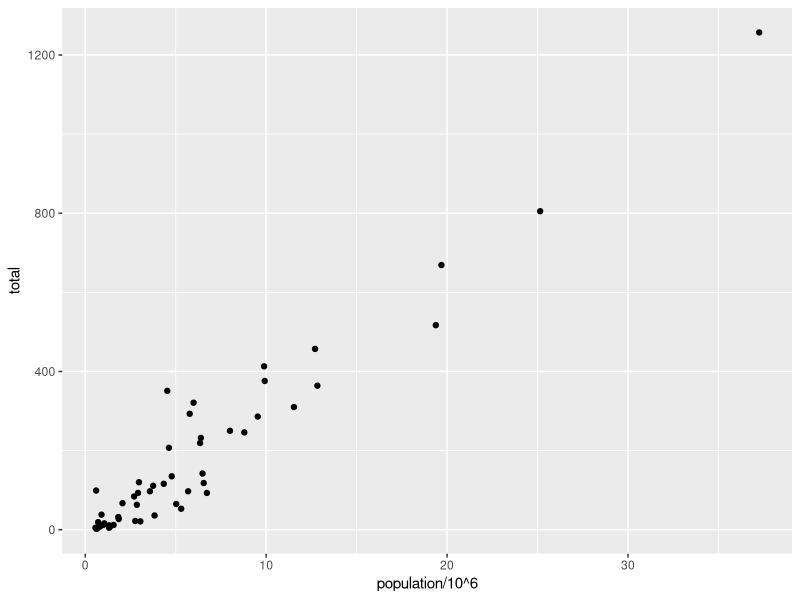
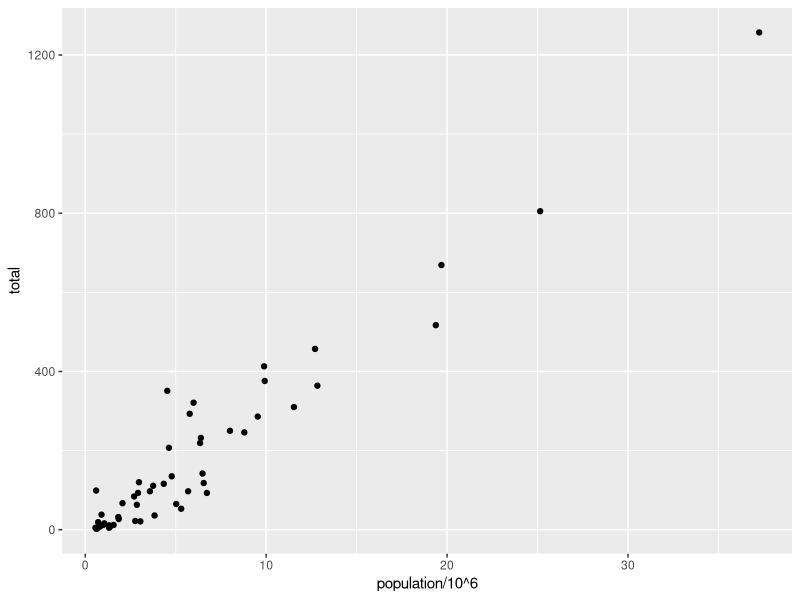
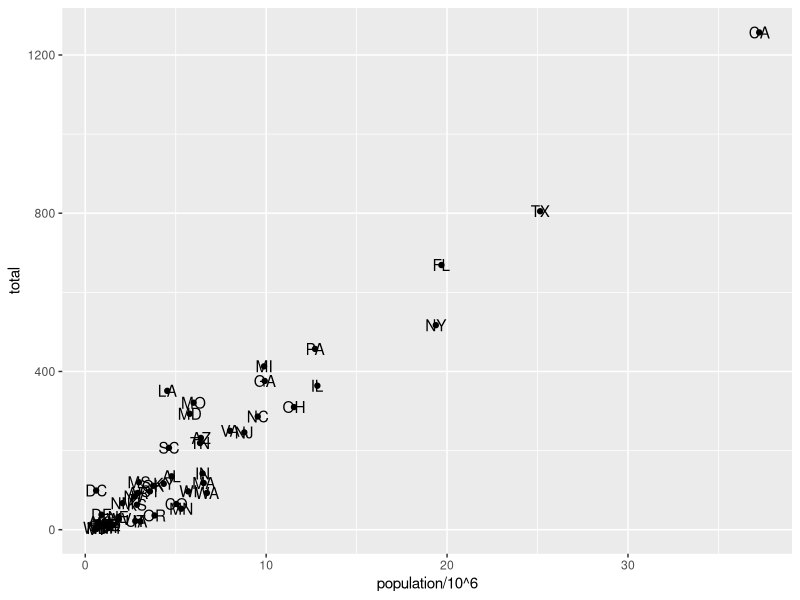
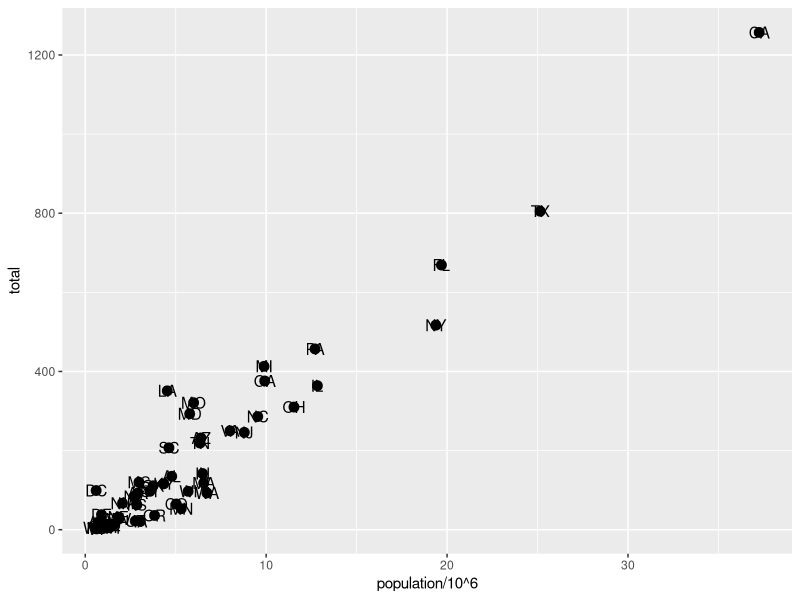
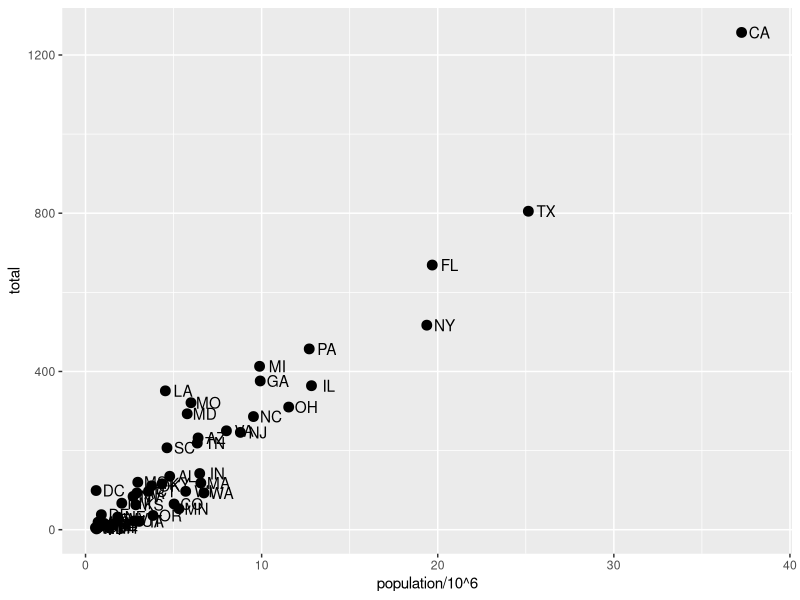
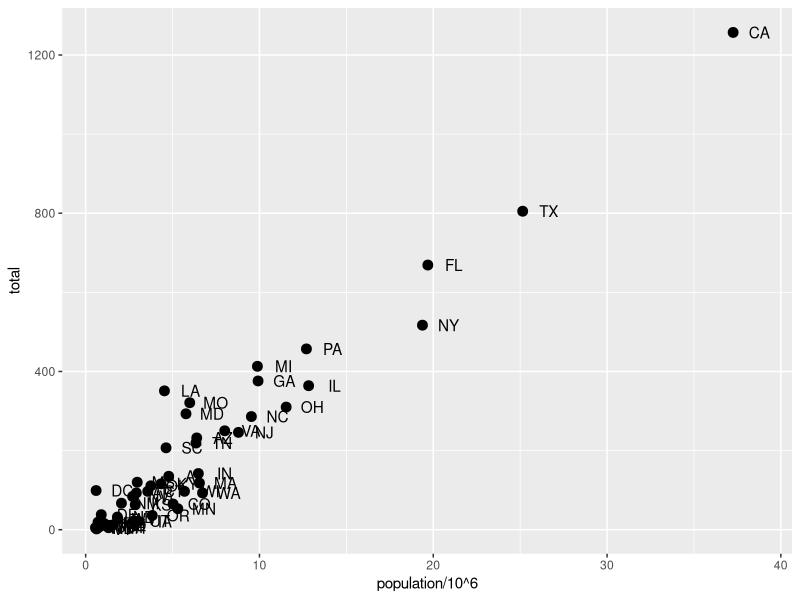
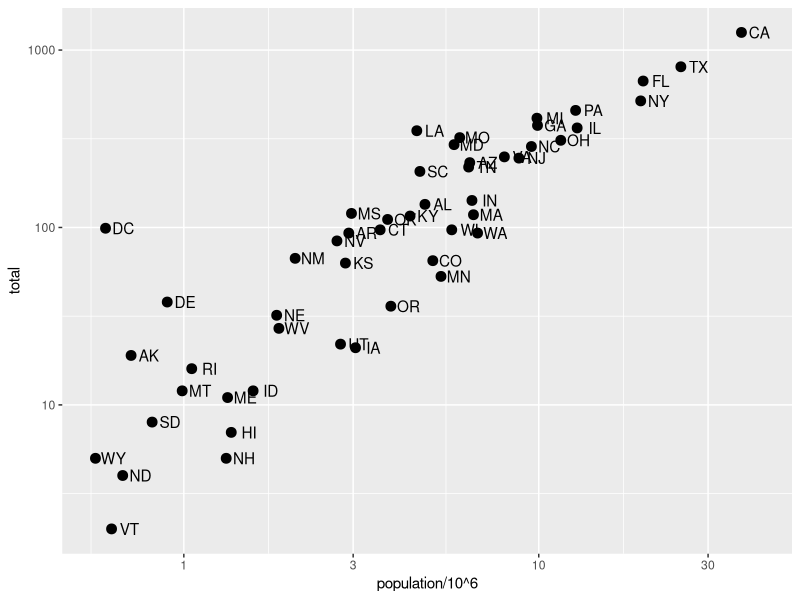
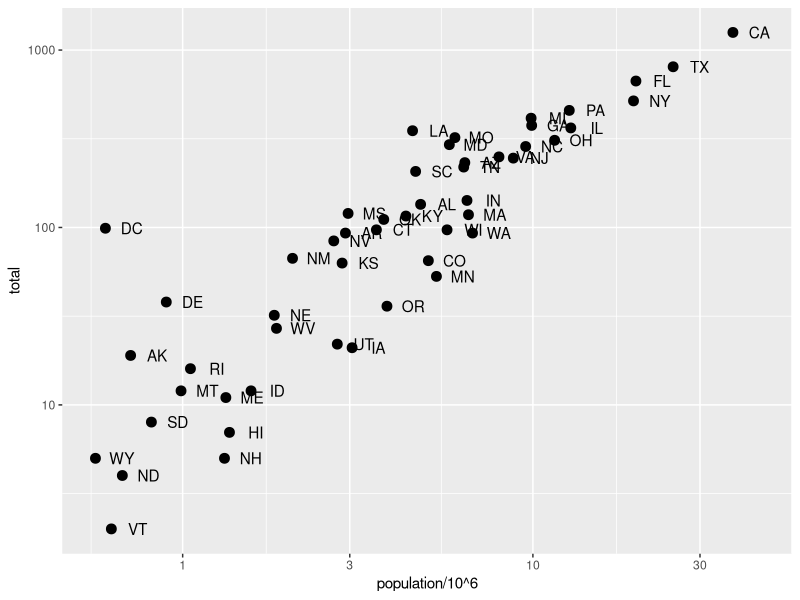

Recreate these plots in R, in order.
library(tidyverse)
library(dslabs)
data(murders)

murders %>% ggplot() +
  geom_point(aes(x = population/10^6, y = total))

# add points layer to predefined ggplot object
p <- ggplot(data = murders)
p + geom_point(aes(population/10^6, total))

# add text layer to scatterplot
p + geom_point(aes(population/10^6, total)) +
  geom_text(aes(population/10^6, total, label = abb))

# change the size of the points
p + geom_point(aes(population/10^6, total), size = 3) +
  geom_text(aes(population/10^6, total, label = abb))

# move text labels slightly to the right
p + geom_point(aes(population/10^6, total), size = 3) +
  geom_text(aes(population/10^6, total, label = abb), nudge_x = 1)

# simplify code by adding global aesthetic
p <- murders %>% ggplot(aes(population/10^6, total, label = abb))
p + geom_point(size = 3) +
  geom_text(nudge_x = 1.5)

# log base 10 scale the x-axis and y-axis
p + geom_point(size = 3) +
  geom_text(nudge_x = 0.05) +
  scale_x_continuous(trans = "log10") +
  scale_y_continuous(trans = "log10")

# efficient log scaling of the axes
p + geom_point(size = 3) +
  geom_text(nudge_x = 0.075) +
  scale_x_log10() +
  scale_y_log10()

p + geom_point(size = 3) +
  geom_text(nudge_x = 0.075) +
  scale_x_log10() +
  scale_y_log10() +
  xlab("Population in millions (log scale)") +
  ylab("Total number of murders (log scale)") +
  ggtitle("US Gun Murders in 2010")



# redefine p to be everything except the points layer
p <- murders %>%
  ggplot(aes(population/10^6, total, label = abb)) +
  geom_text(nudge_x = 0.075) +
  scale_x_log10() +
  scale_y_log10() +
  xlab("Population in millions (log scale)") +
  ylab("Total number of murders (log scale)") +
  ggtitle("US Gun Murders in 2010")

# make all points blue
p + geom_point(size = 3, color = "blue")

# color points by region
p + geom_point(aes(col = region), size = 3)


# define average murder rate
r <- murders %>%
  summarize(rate = sum(total) / sum(population) * 10^6) %>%
  pull(rate)

# basic line with average murder rate for the country
p + geom_point(aes(col = region), size = 3) +
  geom_abline(intercept = log10(r))    # slope is default of 1

# change line to dashed and dark grey, line under points
p + 
  geom_abline(intercept = log10(r), lty = 2, color = "darkgrey") +
  geom_point(aes(col = region), size = 3)



population_in_millions <- murders$population/10^6
total_gun_murders <- murders$total

plot(population_in_millions, total_gun_murders)

# Transform population using the log10 transformation and save to object log10_population
log10_population <- log10(murders$population)

# Transform total gun murders using log10 transformation and save to object log10_total_gun_murders
log10_total_gun_murders <- log10(murders$total)

# Create a scatterplot with the log scale transformed population and murders 
plot(log10_population, log10_total_gun_murders)


# Store the population in millions and save to population_in_millions 
population_in_millions <- murders$population/10^6


# Create a histogram of this variable
hist(population_in_millions)


# Create a boxplot of state populations by region for the murders dataset
boxplot(population~ region, data=murders)
